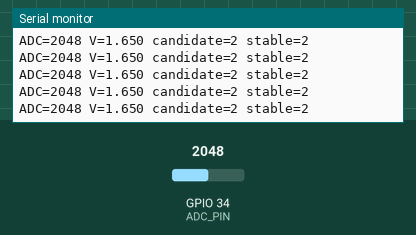
Bench run of a program on a simulated ESP32. Shown: the last lines printed to the serial monitor. The inputs (shaded band) are chosen by the test bench; at power-on: GPIO 34 (ADC_PIN) = 2048 (analog values on the 0–4095 scale). Nothing arrives over Bluetooth unless stated; a phone connects over Bluetooth LE 3 s after start.

Above: at 1.3 s.
1.4 s: GPIO 34 (ADC_PIN) set to 2866
At 1.63 s:
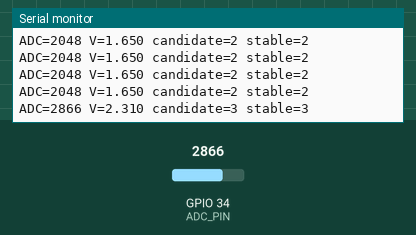
4.4 s: GPIO 34 (ADC_PIN) set to 3603
At 4.6 s:
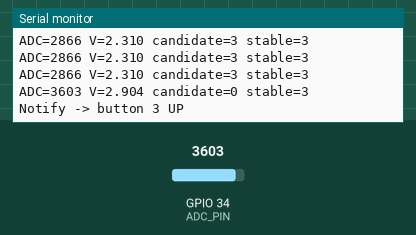
5.9 s: GPIO 34 (ADC_PIN) set to 2047
At 6.09 s:
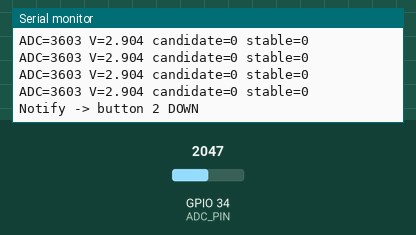
Timing chart, 0 to 8.9 s (numbered marks = the images above; inputs shaded):
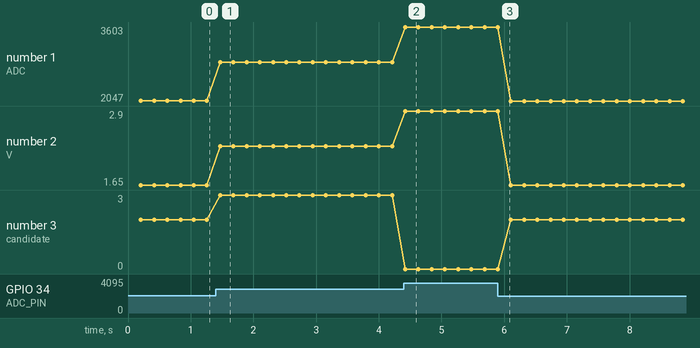

Measured:
- after the input at 1.4 s, the serial monitor: prints a new line after 0.07 s (image 1)
- after the input at 4.4 s, the serial monitor: prints a new line at once (image 2)
- after the input at 5.9 s, the serial monitor: prints a new line after 0.06 s (image 3)
- plotted number 1: 2048 → 2866 after the input at 1.4 s, 2866 → 3603 after the input at 4.4 s, 3603 → 2047 after the input at 5.9 s
- plotted number 2: 1.65 → 2.31 after the input at 1.4 s, 2.31 → 2.9 after the input at 4.4 s, 2.9 → 1.65 after the input at 5.9 s
- plotted number 3: 2 → 3 after the input at 1.4 s, 3 → 0 after the input at 4.4 s, 0 → 2 after the input at 5.9 s

The program:

main.cpp
```cpp
#include <Arduino.h>
#include <NimBLEDevice.h>

#define DEBUG_SERIAL 1

constexpr uint8_t ADC_PIN = 34;
constexpr uint16_t ADC_MAX = 4095;
constexpr float VREF = 3.3f;

constexpr float BUTTON_1_V = 0.825f;
constexpr float BUTTON_2_V = 1.650f;
constexpr float BUTTON_3_V = 2.475f;
constexpr float BUTTON_TOL = 0.30f;

constexpr uint8_t HISTORY_SIZE = 5;
constexpr uint8_t REQUIRED_STABLE_COUNT = 4;
constexpr uint32_t SAMPLE_INTERVAL_MS = 15;

constexpr uint8_t EVENT_UP = 0x00;
constexpr uint8_t EVENT_DOWN = 0x01;

const char *DEVICE_NAME = "WheelchairMacroPad";
const char *SERVICE_UUID = "6f5d0f4e-6be6-4dd2-a9fd-3e20f8a8d201";
const char *CHAR_UUID = "6f5d0f4e-6be6-4dd2-a9fd-3e20f8a8d202";

NimBLECharacteristic *buttonCharacteristic = nullptr;
bool deviceConnected = false;

uint8_t sampleHistory[HISTORY_SIZE] = {0};
uint8_t historyIndex = 0;
uint8_t historyCount = 0;
uint8_t stableButton = 0;

uint32_t lastSampleTime = 0;

#if DEBUG_SERIAL
uint16_t lastRaw = 0;
float lastVoltage = 0.0f;
uint8_t lastCandidate = 0;
uint32_t lastDebugPrint = 0;
#endif

class ServerCallbacks : public NimBLEServerCallbacks {
  void onConnect(NimBLEServer *server) override {
    deviceConnected = true;
#if DEBUG_SERIAL
    Serial.println("BLE client connected");
#endif
  }

  void onDisconnect(NimBLEServer *server) override {
    deviceConnected = false;
#if DEBUG_SERIAL
    Serial.println("BLE client disconnected. Restarting advertising...");
#endif
    NimBLEDevice::startAdvertising();
  }
};

float readVoltage() {
  const uint16_t raw = analogRead(ADC_PIN);
  const float measuredV = (static_cast<float>(raw) / static_cast<float>(ADC_MAX)) * VREF;

#if DEBUG_SERIAL
  lastRaw = raw;
  lastVoltage = measuredV;
#endif

  return measuredV;
}

uint8_t detectButtonByVoltage(float measuredV) {
  const float targets[3] = {BUTTON_1_V, BUTTON_2_V, BUTTON_3_V};

  uint8_t bestButton = 0;
  float bestDiff = 99.0f;

  for (uint8_t i = 0; i < 3; i++) {
    const float diff = fabsf(measuredV - targets[i]);
    if (diff <= BUTTON_TOL && diff < bestDiff) {
      bestDiff = diff;
      bestButton = i + 1;
    }
  }

#if DEBUG_SERIAL
  lastCandidate = bestButton;
#endif

  return bestButton;
}

void addHistorySample(uint8_t candidate) {
  sampleHistory[historyIndex] = candidate;
  historyIndex = (historyIndex + 1) % HISTORY_SIZE;

  if (historyCount < HISTORY_SIZE) {
    historyCount++;
  }
}

uint8_t getStableCandidate() {
  if (historyCount < HISTORY_SIZE) {
    return 255;
  }

  uint8_t counts[4] = {0, 0, 0, 0};
  for (uint8_t i = 0; i < HISTORY_SIZE; i++) {
    const uint8_t value = sampleHistory[i];
    if (value <= 3) {
      counts[value]++;
    }
  }

  uint8_t winner = 0;
  uint8_t winnerCount = 0;

  for (uint8_t button = 0; button <= 3; button++) {
    if (counts[button] > winnerCount) {
      winner = button;
      winnerCount = counts[button];
    }
  }

  return winnerCount >= REQUIRED_STABLE_COUNT ? winner : 255;
}

void notifyButtonEvent(uint8_t buttonId, uint8_t eventType) {
  if (!buttonCharacteristic || !deviceConnected || buttonId == 0) {
    return;
  }

  uint8_t payload[2] = {buttonId, eventType};
  buttonCharacteristic->setValue(payload, sizeof(payload));
  buttonCharacteristic->notify();

#if DEBUG_SERIAL
  Serial.printf("Notify -> button %u %s\n", buttonId, eventType == EVENT_DOWN ? "DOWN" : "UP");
#endif
}

void handleStableStateChange(uint8_t nextStableButton) {
  if (nextStableButton == stableButton) {
    return;
  }

  const uint8_t previousButton = stableButton;
  stableButton = nextStableButton;

  if (previousButton > 0 && previousButton != stableButton) {
    notifyButtonEvent(previousButton, EVENT_UP);
  }

  if (stableButton > 0 && stableButton != previousButton) {
    notifyButtonEvent(stableButton, EVENT_DOWN);
  }
}

void setupBle() {
  NimBLEDevice::init(DEVICE_NAME);

  NimBLEServer *server = NimBLEDevice::createServer();
  server->setCallbacks(new ServerCallbacks());

  NimBLEService *service = server->createService(SERVICE_UUID);
  buttonCharacteristic = service->createCharacteristic(CHAR_UUID, NIMBLE_PROPERTY::NOTIFY);
  buttonCharacteristic->createDescriptor("2902", NIMBLE_PROPERTY::READ | NIMBLE_PROPERTY::WRITE);

  service->start();

  NimBLEAdvertising *advertising = NimBLEDevice::getAdvertising();
  advertising->addServiceUUID(SERVICE_UUID);
  advertising->setScanResponse(true);
  advertising->start();

#if DEBUG_SERIAL
  Serial.println("BLE advertising started");
#endif
}

void setupAdc() {
  analogReadResolution(12);
  analogSetPinAttenuation(ADC_PIN, ADC_11db);
  pinMode(ADC_PIN, INPUT);
}

void setup() {
#if DEBUG_SERIAL
  Serial.begin(115200);
  delay(100);
  Serial.println("Wheelchair Macro Pad firmware starting...");
#endif

  setupAdc();
  setupBle();
}

void loop() {
  const uint32_t now = millis();

  if (now - lastSampleTime < SAMPLE_INTERVAL_MS) {
    return;
  }

  lastSampleTime = now;

  const float measuredVoltage = readVoltage();
  const uint8_t candidate = detectButtonByVoltage(measuredVoltage);

  addHistorySample(candidate);

  const uint8_t stableCandidate = getStableCandidate();
  if (stableCandidate != 255) {
    handleStableStateChange(stableCandidate);
  }

#if DEBUG_SERIAL
  if (now - lastDebugPrint >= 200) {
    lastDebugPrint = now;
    Serial.printf("ADC=%u V=%.3f candidate=%u stable=%u\n", lastRaw, lastVoltage, lastCandidate, stableButton);
  }
#endif
}
```
